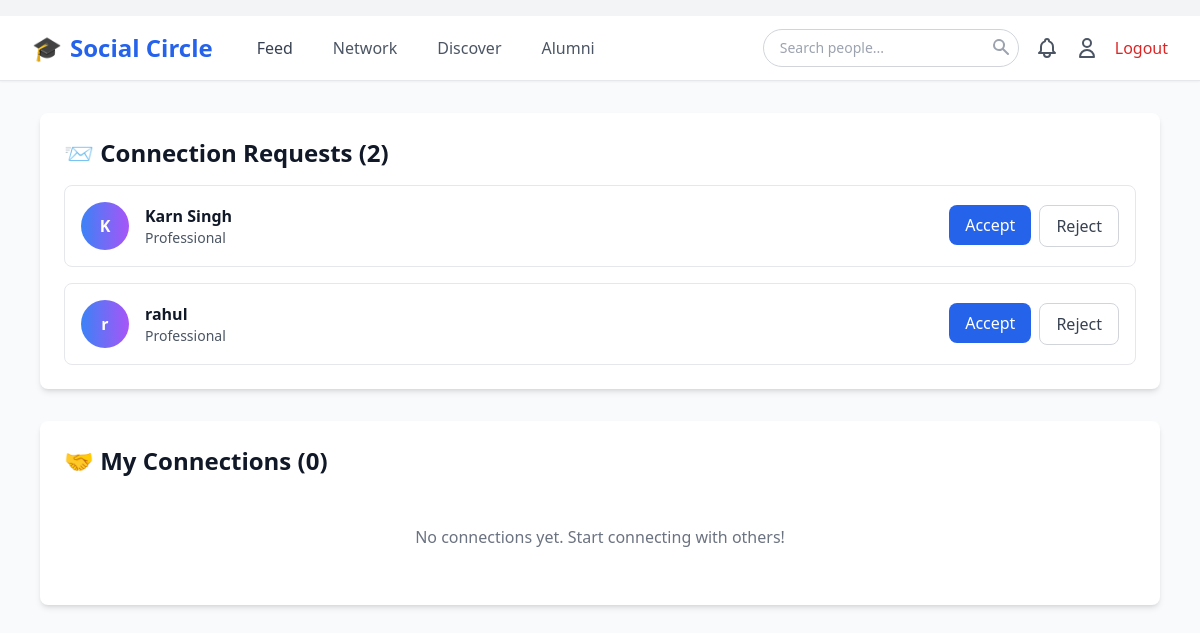
The page /social/connections (signed in) on the database its author committed.
### app.py (models this page shows, shortened)
class Connection(db.Model):
    __tablename__ = 'connection'
    id = db.Column(db.Integer, primary_key=True)
    requester_id = db.Column(db.String(20), nullable=False)  # Who sent the request
    requester_type = db.Column(db.String(20), nullable=False)
    receiver_id = db.Column(db.String(20), nullable=False)  # Who received the request
    receiver_type = db.Column(db.String(20), nullable=False)
    status = db.Column(db.String(20), default='pending')  # pending, accepted, rejected
    message = db.Column(db.Text)  # Optional connection message
    requested_at = db.Column(db.DateTime, default=lambda: datetime.now(timezone.utc))
    responded_at = db.Column(db.DateTime)
    __table_args__ = (
        db.UniqueConstraint('requester_id', 'receiver_id', name='unique_connection'),
    )

class Student(db.Model):
    __tablename__ = 'student'
    id = db.Column(db.Integer, primary_key=True)
    student_id = db.Column(db.String(20), unique=True)
    name = db.Column(db.String(100), nullable=False)
    email = db.Column(db.String(120), unique=True, nullable=False)
    password_hash = db.Column(db.String(128), nullable=False)
    age = db.Column(db.Integer, nullable=False)
    gender = db.Column(db.String(20), nullable=False)
    contact_info = db.Column(db.String(15), nullable=False)
    parent_name = db.Column(db.String(100), nullable=False)
    parent_phone = db.Column(db.String(15))
    date_join = db.Column(db.Date, nullable=False, default=date.today)
    class_id = db.Column(db.String(20), db.ForeignKey('classes.class_id'))
    attendances = db.relationship('Attendance', backref='student', lazy=True)
    marks = db.relationship('Marks', backref='student', lazy=True)
    submissions = db.relationship('Submission', backref='student', lazy=True)

class UserProfile(db.Model):
    __tablename__ = 'user_profile'
    id = db.Column(db.Integer, primary_key=True)
    user_id = db.Column(db.String(20), unique=True, nullable=False)  # student_id, teacher_id, or alumni_id
    user_type = db.Column(db.String(20), nullable=False)  # 'student', 'teacher', 'alumni'
    bio = db.Column(db.Text)
    headline = db.Column(db.String(200))  # Professional headline
    profile_picture = db.Column(db.String(300))
    cover_photo = db.Column(db.String(300))
    location = db.Column(db.String(100))
    website = db.Column(db.String(200))
    linkedin_url = db.Column(db.String(200))
    github_url = db.Column(db.String(200))
    is_profile_public = db.Column(db.Boolean, default=True)
    show_email = db.Column(db.Boolean, default=False)
    show_phone = db.Column(db.Boolean, default=False)
    created_at = db.Column(db.DateTime, default=lambda: datetime.now(timezone.utc))
    updated_at = db.Column(db.DateTime, default=lambda: datetime.now(timezone.utc), onupdate=lambda: datetime.now(timezone.utc))
    achievements = db.relationship('Achievement', backref='profile', lazy=True, cascade='all, delete-orphan')
    skills = db.relationship('Skill', backref='profile', lazy=True, cascade='all, delete-orphan')
    experiences = db.relationship('Experience', backref='profile', lazy=True, cascade='all, delete-orphan')
    hobbies = db.relationship('Hobby', backref='profile', lazy=True, cascade='all, delete-orphan')

class Alumni(db.Model):
    __tablename__ = 'alumni'
    id = db.Column(db.Integer, primary_key=True)
    alumni_id = db.Column(db.String(20), unique=True)
    name = db.Column(db.String(100), nullable=False)
    email = db.Column(db.String(120), unique=True, nullable=False)
    password_hash = db.Column(db.String(128), nullable=False)
    graduation_year = db.Column(db.Integer, nullable=False)
    degree = db.Column(db.String(100))
    major = db.Column(db.String(100))
    current_company = db.Column(db.String(200))
    current_position = db.Column(db.String(200))
    phone = db.Column(db.String(15))
    joined_at = db.Column(db.DateTime, default=lambda: datetime.now(timezone.utc))

### app.py (the view, shortened to what this page needs)
@app.route('/social/connections')
@social_login_required
def my_connections():
    current = get_current_user()
    connections = Connection.query.filter(
        ((Connection.requester_id == current['id']) | (Connection.receiver_id == current['id'])) &
        (Connection.status == 'accepted')
    ).all()
    connection_list = []
    pending_requests = Connection.query.filter_by(
        receiver_id=current['id'],
        status='pending'
    ).all()
    pending_list = []
    for req in pending_requests:
        user_info = get_user_info(req.requester_id, req.requester_type)
        profile = get_user_profile(req.requester_id, req.requester_type)
        pending_list.append({
            'request': req,
            'user': user_info,
            'type': req.requester_type,
            'profile': profile
        })
    sent_requests = Connection.query.filter_by(
        requester_id=current['id'],
        status='pending'
    ).all()
    sent_list = []
    return render_template('my_connections.html',
                         current_user=current,
                         connections=connection_list,
                         pending_requests=pending_list,
                         sent_requests=sent_list)

### app.py (called while the page is built)
@app.context_processor
def inject_date():
    return dict(date=date, datetime=datetime)

def get_user_info(user_id, user_type):
    if user_type == 'student':
        user = Student.query.filter_by(student_id=user_id).first()
        return {'name': user.name, 'email': user.email, 'id': user.student_id} if user else None
    elif user_type == 'teacher':
        user = Teacher.query.filter_by(teacher_id=user_id).first()
        return {'name': user.name, 'email': user.email, 'id': user.teacher_id} if user else None
    elif user_type == 'alumni':
        user = Alumni.query.filter_by(alumni_id=user_id).first()
        return {'name': user.name, 'email': user.email, 'id': user.alumni_id} if user else None
    return None

def get_user_profile(user_id, user_type):
    profile = UserProfile.query.filter_by(user_id=user_id, user_type=user_type).first()
    if not profile:
        profile = UserProfile(user_id=user_id, user_type=user_type)
        db.session.add(profile)
        db.session.commit()
    return profile

def get_current_user():
    user_type = session.get('user_type')
    if user_type == 'student':
        user = Student.query.get(session.get('student_id'))
        return {'id': user.student_id, 'type': 'student', 'name': user.name, 'email': user.email} if user else None
    elif user_type == 'teacher':
        user = Teacher.query.filter_by(teacher_id=session.get('teacher_id')).first()
        return {'id': user.teacher_id, 'type': 'teacher', 'name': user.name, 'email': user.email} if user else None
    elif user_type == 'alumni':
        user = Alumni.query.filter_by(alumni_id=session.get('alumni_id')).first()
        return {'id': user.alumni_id, 'type': 'alumni', 'name': user.name, 'email': user.email} if user else None
    return None

def social_login_required(f):
    @wraps(f)
    def decorated_function(*args, **kwargs):
        if 'user_type' not in session:
            flash('Please login first', 'error')
            return redirect(url_for('home'))
        return f(*args, **kwargs)
    return decorated_function

### templates/my_connections.html (shortened to what this page needs)
{% extends "base_social.html" %}
{% block content %}
<div class="min-h-screen bg-gray-50">
    {% include 'social_nav.html' %}
    <div class="max-w-6xl mx-auto px-4 py-8">
        {% if pending_requests %}
        <div class="bg-white rounded-lg shadow-md p-6 mb-8">
            <h2 class="text-2xl font-bold text-gray-900 mb-4">
                📨 Connection Requests ({{ pending_requests | length }})
            </h2>
            <div class="space-y-4">
                {% for item in pending_requests %}
                <div class="flex items-center justify-between p-4 border border-gray-200 rounded-lg hover:bg-gray-50 transition">
                    <div class="flex items-center space-x-4 flex-1">
                        <div class="w-12 h-12 rounded-full bg-gradient-to-r from-blue-500 to-purple-500 flex items-center justify-center text-white font-bold">
                            {{ item.user.name[0] }}
                        </div>
                        <div>
                            <a href="{{ url_for('view_profile', user_type=item.type, user_id=item.user.id) }}"
                               class="font-semibold text-gray-900 hover:text-blue-600">
                                {{ item.user.name }}
                            </a>
                            <p class="text-sm text-gray-600">{{ item.profile.headline or 'Professional' }}</p>
                        </div>
                    </div>
                    <div class="flex space-x-2">
                        <form method="POST" action="{{ url_for('accept_connection', connection_id=item.request.id) }}" style="display:inline;">
                            <button type="submit" class="px-4 py-2 bg-blue-600 text-white rounded-lg hover:bg-blue-700 font-medium">
                                Accept
                            </button>
                        </form>
                        <form method="POST" action="{{ url_for('reject_connection', connection_id=item.request.id) }}" style="display:inline;">
                            <button type="submit" class="px-4 py-2 border border-gray-300 text-gray-700 rounded-lg hover:bg-gray-50">
                                Reject
                            </button>
                        </form>
                    </div>
                </div>
                {% endfor %}
            </div>
        </div>
        {% endif %}
        <div class="bg-white rounded-lg shadow-md p-6 mb-8">
            <h2 class="text-2xl font-bold text-gray-900 mb-4">
                🤝 My Connections ({{ connections | length }})
            </h2>
            {% if connections %}
            <div class="grid grid-cols-1 md:grid-cols-2 gap-4">
                {% for conn in connections %}
                <div class="flex items-center justify-between p-4 border border-gray-200 rounded-lg hover:bg-gray-50 transition group">
                    <div class="flex items-center space-x-4 flex-1">
                        <a href="{{ url_for('view_profile', user_type=conn.type, user_id=conn.user.id) }}">
                            <div class="w-12 h-12 rounded-full bg-gradient-to-r from-blue-500 to-purple-500 flex items-center justify-center text-white font-bold group-hover:shadow-lg transition">
                                {{ conn.user.name[0] }}
                            </div>
                        </a>
                        <div>
                            <a href="{{ url_for('view_profile', user_type=conn.type, user_id=conn.user.id) }}"
                               class="font-semibold text-gray-900 hover:text-blue-600">
                                {{ conn.user.name }}
                            </a>
                            <p class="text-sm text-gray-600">{{ conn.profile.headline or 'Professional' }}</p>
                        </div>
                    </div>
                    <div class="flex space-x-2">
                        <form method="POST" action="{{ url_for('remove_connection', connection_id=conn.connection_id) }}" style="display:inline;" onsubmit="return confirm('Remove this connection?');">
                            <button type="submit" class="text-gray-600 hover:text-red-600 px-3 py-1 opacity-0 group-hover:opacity-100 transition">
                                Remove
                            </button>
                        </form>
                    </div>
                </div>
                {% endfor %}
            </div>
            {% else %}
            <p class="text-gray-500 text-center py-8">No connections yet. Start connecting with others!</p>
            {% endif %}
        </div>
    </div>
</div>
{% endblock %}

### rows shown on the page
Connection: user "K", user.name "Karn Singh", profile "Professional"
Connection: user "r", user.name "rahul", profile "Professional"

### other values the page prints
{{ pending_requests | length }} "2"
{{ connections | length }} "0"
